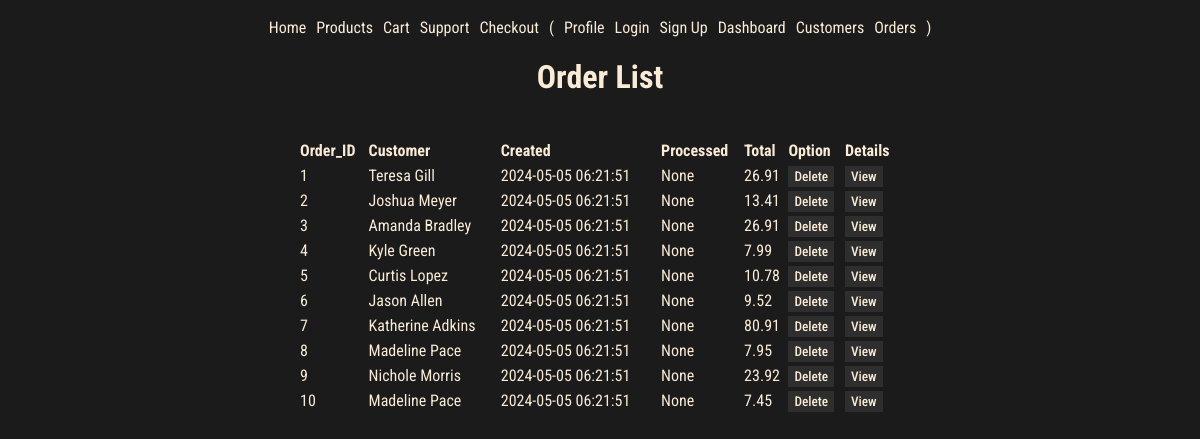
Screenshot of /orders/ with the database file from the repository.
### models.py (models this page shows, shortened)
class Order(db.Model):
    id = mapped_column(Integer, primary_key=True)
    user_id = mapped_column(Integer, ForeignKey(User.id), nullable=False)
    user = relationship("User", back_populates="orders")
    total = mapped_column(Numeric, nullable=False, default=0)
    item = relationship("ProductOrder", back_populates="order", cascade="all, delete-orphan")
    created = mapped_column(DateTime(timezone=True), default=datetime.now().replace(microsecond=0))
    processed = mapped_column(DateTime(timezone=True), nullable=True)
    strategy = mapped_column(String(20))  # Add a column to store the strategy used

class User( UserMixin, db.Model):
    id = mapped_column(Integer, primary_key=True)
    name = mapped_column(String(200), nullable=True)
    phone = mapped_column(String(20), nullable=True)
    orders = relationship("Order", back_populates="user", cascade="all, delete-orphan")
    email =  mapped_column(String(200), nullable=True, unique=True)
    password = mapped_column(String(200), nullable=True)

### routes/orders.py (the view)
@orders_bp.route('/')
def orders():
    orders = Order.query.all()
    return render_template('pages/orders.html', orders=orders)

### templates/pages/orders.html
{% extends "base.html" %}
{% block content %}
<h1>Order List</h1>
<table>
    <thead>
        <tr>
            <th>Order_ID</th>
            <th>Customer</th>
            <th>Created</th>
            <th>Processed</th>
            <th>Total</th>
            <th>Option</th>
            <th>Details</th>
        </tr>
    </thead>
    <tbody>
        {% for order in orders %}
        <tr>
            <td>{{ order.id }}</td>
            <td>{{ order.user.name }}</td>
            <td>{{ order.created }}</td>
            <td>{{ order.processed }}</td>
            <td>{{ order.total|round(2) }}</td>
            <td>
                <a href="/orders/{{order.id}}/delete" class="btn"
                    onclick="return confirm('Are you sure to delete?')">Delete</a>
            </td>
            <td><a href="{{ url_for('orders.order_detail', order_id=order.id) }}" class="btn">View</a>
            </td>
        </tr>
        {% endfor %}
    </tbody>
</table>
{% endblock %}

### static/style.css (style rules this page uses)
:root { --font-color: antiquewhite; --background: #1b1b1b; --bg-variant: #2e2e2e; --bg-variant-dark: #1f1e1e; --accent-color: #00a2ff; }
body { display: flex; flex-direction: column; align-items: center; justify-content: center; background-color: var(--background); color: var(--font-color); font-family: "Roboto Condensed", sans-serif; padding: 10px; }
a { color: var(--font-color); text-decoration: none; }
table { margin-top: 20px; width: 100%; border-collapse: collapse; }
th, td { text-align: left; padding: 3px 0; }
.btn { cursor: pointer; font-family: "Roboto Condensed", sans-serif; font-weight: 500; font-size: smaller; background-color: var(--bg-variant); color: var(--font-color); padding: 3px 6px; text-decoration: none; border: 0; }

### rows the page displays
Order: id "1", user.name "Teresa Gill", created "2024-05-05 06:21:51", processed "None", total "26.91"
Order: id "2", user.name "Joshua Meyer", created "2024-05-05 06:21:51", processed "None", total "13.41"
Order: id "3", user.name "Amanda Bradley", created "2024-05-05 06:21:51", processed "None", total "26.91"
Order: id "4", user.name "Kyle Green", created "2024-05-05 06:21:51", processed "None", total "7.99"
Order: id "5", user.name "Curtis Lopez", created "2024-05-05 06:21:51", processed "None", total "10.78"
Order: id "6", user.name "Jason Allen", created "2024-05-05 06:21:51", processed "None", total "9.52"
Order: id "7", user.name "Katherine Adkins", created "2024-05-05 06:21:51", processed "None", total "80.91"
Order: id "8", user.name "Madeline Pace", created "2024-05-05 06:21:51", processed "None", total "7.95"
Order: id "9", user.name "Nichole Morris", created "2024-05-05 06:21:51", processed "None", total "23.92"
Order: id "10", user.name "Madeline Pace", created "2024-05-05 06:21:51", processed "None", total "7.45"
